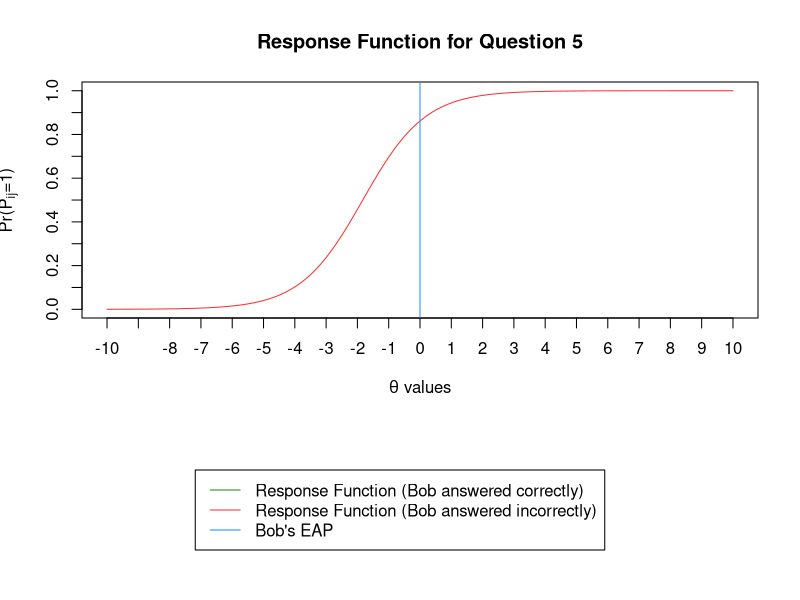
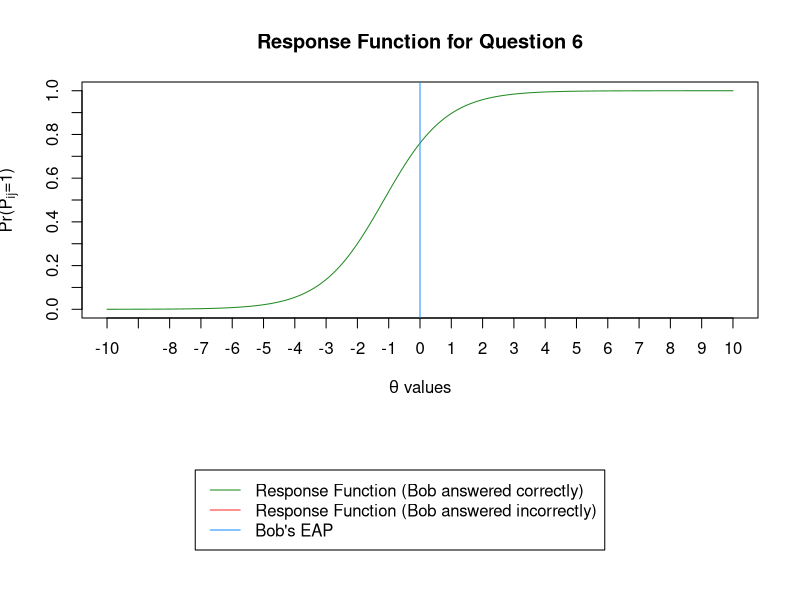
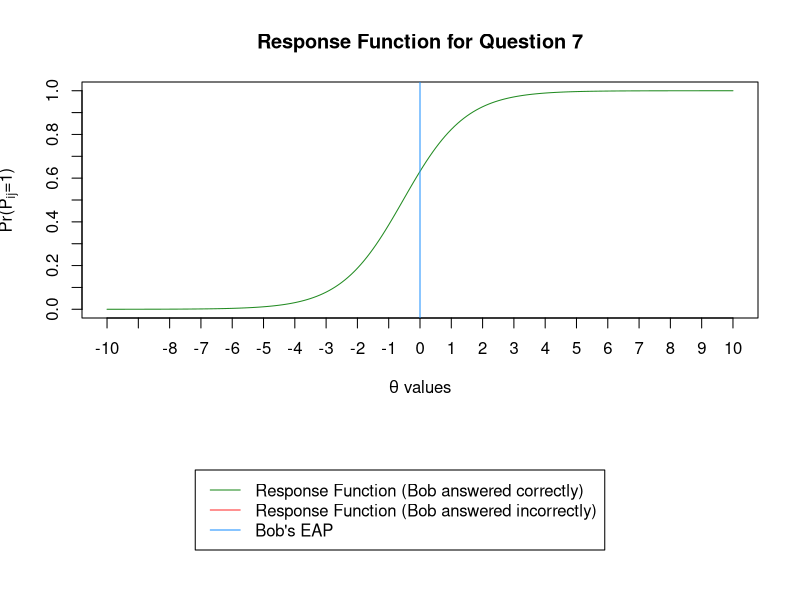

R code for these plots, in order:
# function to create a student, with necessary inputs; returns a list with the necessary
# inputs
make_student <- function(name, difficulty, correct_answers){
  return(list(name=name, difficulty=difficulty, correct_answers=correct_answers))
}

# simulating data for toy example
diff_params <- rnorm(20,0,2)
answers <- rbinom(20,1, prob=0.9)

# verifying function yields student appropriately
Bob <- make_student(name="Bob", difficulty=diff_params, correct_answers = answers)
Bob

# creating function to calculate probabilities for student
prob_answers <- function(object, proposal){ 
#inputs are the student object and a proposed theta
  prob_corr_question <- exp(proposal - object$difficulty)/ # probability that the student
    (1+ exp(proposal - object$difficulty))                  # answers each question correctly
                                                           # given difficulty and theta
  prob_obs_answer <- ifelse(object$correct_answers==1, 
                            prob_corr_question, # given our theta and difficulty, we want the
                            1-prob_corr_question) # probability that we observe the student's
                                                # observed right or wrong answer; ifelse
                                                # returns P_ij if the student answered 
                                                # correctly, and Q_ij=1-P_ij if the student
                                                # answered incorrectly
  return(list(prob_corr=prob_corr_question, prob_obs=prob_obs_answer)) # return a list
                                                                    # containing the two
                                                                    # vectors requested;
                                                                    # P_ij for each question
                                                                    # and probability of
                                                                    # observed student answer
}

proposal <- 1 # generic proposal

Bob_prob <- prob_answers(Bob, proposal) # verifying that the probability function yields
                                        # what is desired
Bob_prob

lik_answers <- function(object, proposal){ # likelihood function takes a student object and
                                           # a theta proposal
  student_prob <- prob_answers(object, proposal) #we need the information yielded from the
                                                 # probability function, so we feed the inputs
                                                 # into that function
  likelihood <- prod(student_prob$prob_obs) #the likelihood is the product of the observed
                                            # probabilities; i.e. if the student answers
                                            # correctly, y_ij=1 and thus we use P_ij; if
                                            # not, y_ij=0, and thus we use Q_ij
  return(likelihood) # we return the calculated likelihood
}

Bob_lik <- lik_answers(Bob, 0.01) #verifying that the function returns the likelihood

prior <- function(proposal){ # creating function to yield a prior
  height <- dnorm(proposal, mean=0, sd=3) # the prior is the height of the normal 
                                          # distribution specified at theta
  return(height)
}

Bob_prior <- prior(0.5) # verifying that the function returns the prior

EAP <- function(student, lower=-6, upper=6){ # creating EAP function; takes in student object
                                             # and integration limits, defaulted to -6 and 6
  integrand <- function(x) lik_answers(student, x) * prior(x) # specifying function to
                                                              # integrate, we want to
                                                              # integrate the likelihood
                                                              # times the prior, given
                                                              # our data
  posterior <- integrate(Vectorize(integrand), lower=lower, upper=upper) # we use 
                                                              # the integrand in the
                                                              # integrate function to yield
                                                              # our expected a posteriori
                                                              # value
                                                              # initially, the integrate
                                                              # function threw a warning that
                                                              # the object lengths of the
                                                              # inputs did not match; the
                                                              # help file suggested using
                                                              # Vectorize() to get the
                                                              # function in the correct form
  return(posterior)
}

EAP(Bob)

plotting <- function(student, lower_bound=-10, 
                     upper_bound=10, questions=c(1:4), theta_EAP=TRUE){
  # plotting function takes in the student, lower and upper bounds for the thetas to be
  # plotted on the x axis, the questions the user wants plotted (each on its own plot),
  # and whether the user wants theta_hat to be plotted
  points <- seq(from=lower_bound, to=upper_bound, by=0.1)
  # generating a vector of points for thetas
  probs <- sapply(points, function(x) prob_answers(student, x)[[1]])
  # calculating the probabilities for each question at each theta
  probs_for_questions <- unlist(probs[questions,])
  # subsetting the probabilities for the questions to be plotted
  questions_correct <- sapply(questions, function(x) student$correct_answers[x]==1)
  #evaluating if the student answers the questions to be plotted correctly
  questions_color <- ifelse(questions_correct==TRUE, "forestgreen", "firebrick1")
  # determining how to color each response function depending on correctness of answer
  if(theta_EAP==TRUE){ # if the user wants the EAP calculated, we do so
    theta_hat <- EAP(student)
  }
  plotting_function <- function(x){ # creating an internal plotting function
    opar <- par(mar=c(5.1, 4.1, 4.1, 2.1))
    # saving defaultmargin parameters so we can restore them after adding the legend
    # for each plot
    layout(matrix(c(1,2), nrow=2), heights = c(0.7,0.3)) # using layout to make room for
                                                         # a legend
    # we plot the probabilities for each theta for the given question, with the appropriate
    # color to indicate whether the answer is correct
    plot(points, probs_for_questions[x,], type="l", col=questions_color[x], 
         xlab=expression(paste(theta, " values")), 
         ylab=expression(paste("Pr(P"[ij],"=1)")), 
         main=paste0("Response Function for Question ",questions[x]),
         xaxt="n", yaxt="n")
    # making margins more granular than default
    axis(1, at=seq(from=lower_bound, to=upper_bound, by=1))
    axis(2, at=seq(from=0, to=1, by=0.1), tick=TRUE)
    # if the user wants the EAP plotted, we do so
    if(exists("theta_hat")==TRUE){
      abline(v=theta_hat$value, col="dodgerblue")
    }
    # adjusting plotting margins to create legend
    par(mar=c(0,0,0,0))
    plot(0,0, type="n", axes=FALSE, xlab="", ylab="") # creating null plot
    # creating a legend for the null plot, which is effectively the legend for the above
    # plot
    # we need to create two different legends--one to be used if EAP is selected, the other
    # if it is not
    if(exists("theta_hat")==TRUE){
      legend("center",
             legend=c(paste0("Response Function (",student$name," answered correctly)"), 
                      paste0("Response Function (",student$name," answered incorrectly)"),
                      paste0(student$name,"'s EAP")), # providing items in legend
             col=c("forestgreen","firebrick1","dodgerblue"), 
             # providing color for each item in legend
             lty = c(1,1,1)) # providing line type for each item in legend
    } else {
      legend("center",
             legend=c(paste0("Response Function (",student$name," answered correctly)"), 
                      paste0("Response Function (",student$name," answered incorrectly)")), 
                      # providing items in legend
             col=c("forestgreen","firebrick1"), 
             # providing color for each item in legend
             lty = c(1,1)) # providing line type for each item in legend
    }
    par(opar) # resetting margins
  }
  # we create plots for each of the questions selected, by the index of the question in
  # the questions specified
  plots <- sapply(1:length(questions), function(x) plotting_function(x))
}

plotting(Bob, questions=c(5:7), theta_EAP = TRUE) # checking to see if function works
